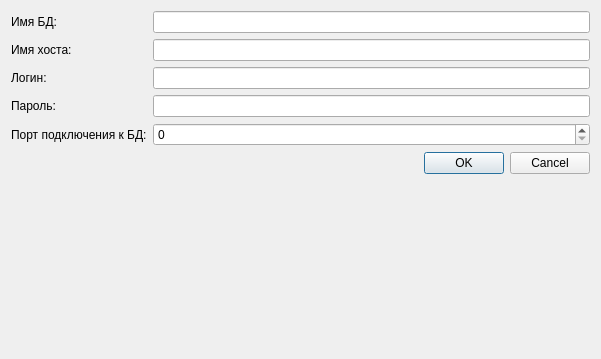
<?xml version="1.0" encoding="UTF-8"?>
<ui version="4.0">
 <class>Dialog</class>
 <widget class="QDialog" name="Dialog">
  <property name="geometry">
   <rect>
    <x>0</x>
    <y>0</y>
    <width>601</width>
    <height>359</height>
   </rect>
  </property>
  <property name="windowTitle">
   <string>Dialog</string>
  </property>
  <layout class="QFormLayout" name="formLayout">
   <item row="0" column="0">
    <widget class="QLabel" name="label_2">
     <property name="text">
      <string>Имя БД:</string>
     </property>
    </widget>
   </item>
   <item row="0" column="1">
    <widget class="QLineEdit" name="lineEdit_9"/>
   </item>
   <item row="2" column="0">
    <widget class="QLabel" name="label">
     <property name="text">
      <string>Имя хоста:</string>
     </property>
    </widget>
   </item>
   <item row="2" column="1">
    <widget class="QLineEdit" name="lineEdit_6"/>
   </item>
   <item row="4" column="0">
    <widget class="QLabel" name="label_3">
     <property name="text">
      <string>Логин:</string>
     </property>
    </widget>
   </item>
   <item row="4" column="1">
    <widget class="QLineEdit" name="lineEdit_4"/>
   </item>
   <item row="6" column="0">
    <widget class="QLabel" name="label_4">
     <property name="text">
      <string>Пароль:</string>
     </property>
    </widget>
   </item>
   <item row="6" column="1">
    <widget class="QLineEdit" name="lineEdit"/>
   </item>
   <item row="8" column="0">
    <widget class="QLabel" name="label_5">
     <property name="text">
      <string>Порт подключения к БД:</string>
     </property>
    </widget>
   </item>
   <item row="11" column="1">
    <widget class="QDialogButtonBox" name="buttonBox">
     <property name="orientation">
      <enum>Qt::Horizontal</enum>
     </property>
     <property name="standardButtons">
      <set>QDialogButtonBox::Cancel|QDialogButtonBox::Ok</set>
     </property>
    </widget>
   </item>
   <item row="8" column="1">
    <widget class="QSpinBox" name="spinBox"/>
   </item>
  </layout>
 </widget>
 <tabstops>
  <tabstop>lineEdit_9</tabstop>
  <tabstop>lineEdit_6</tabstop>
  <tabstop>lineEdit_4</tabstop>
  <tabstop>lineEdit</tabstop>
 </tabstops>
 <resources/>
 <connections>
  <connection>
   <sender>buttonBox</sender>
   <signal>rejected()</signal>
   <receiver>Dialog</receiver>
   <slot>reject()</slot>
   <hints>
    <hint type="sourcelabel">
     <x>316</x>
     <y>260</y>
    </hint>
    <hint type="destinationlabel">
     <x>286</x>
     <y>274</y>
    </hint>
   </hints>
  </connection>
  <connection>
   <sender>buttonBox</sender>
   <signal>accepted()</signal>
   <receiver>Dialog</receiver>
   <slot>accept()</slot>
   <hints>
    <hint type="sourcelabel">
     <x>248</x>
     <y>254</y>
    </hint>
    <hint type="destinationlabel">
     <x>157</x>
     <y>274</y>
    </hint>
   </hints>
  </connection>
 </connections>
</ui>
